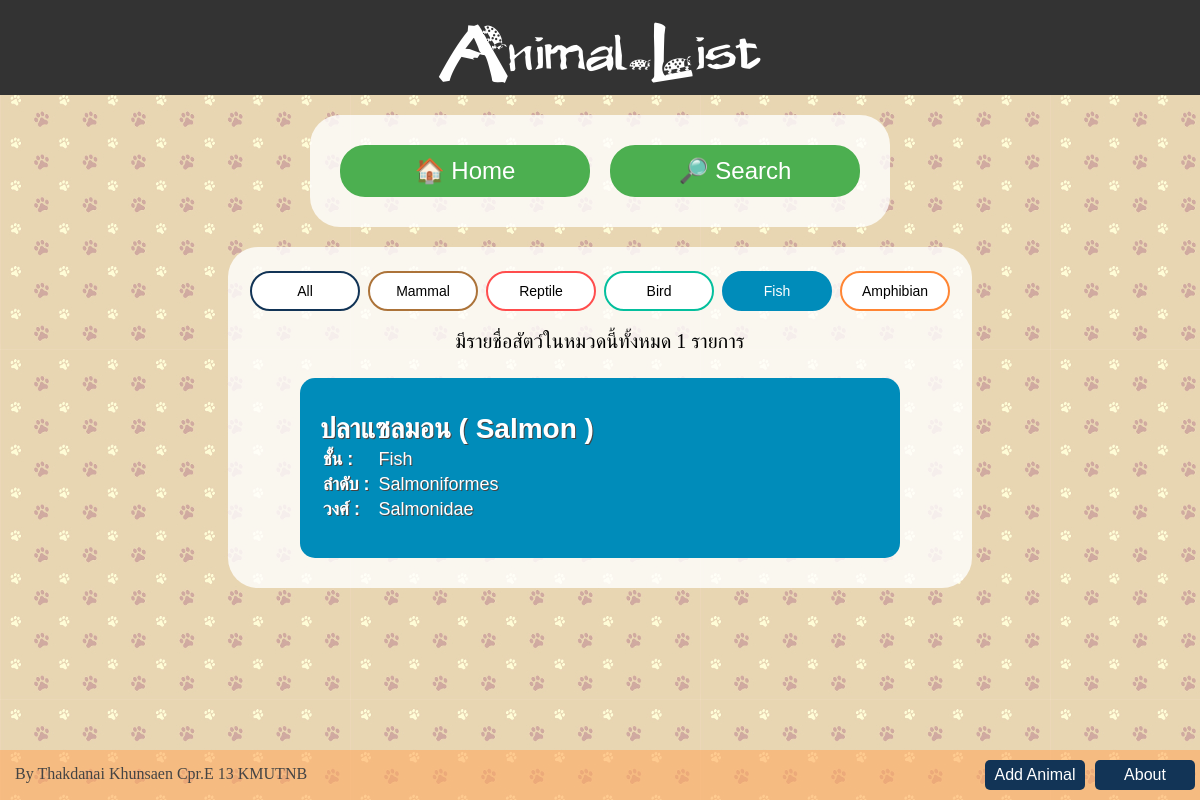
Screenshot of /park/Fish/ with the database file from the repository.
### park/models.py (models this page shows, shortened)
class Animal(models.Model):
    thai_name = models.CharField(max_length=200)
    name = models.CharField(max_length=200)
    class_name = models.CharField(max_length=10,choices=CLASS_CHOICES)
    order = models.CharField(max_length=200)
    family = models.CharField(max_length=200)
    info = models.TextField(null=True, blank=True)
    habitat = models.TextField(null=True, blank=True)
    status = models.CharField(max_length=10,choices=STATUS_CHOICES,null=True, blank=True)
    def url_name(self):
        return self.name.replace(' ', '_')

### park/views.py (the view)
# urls.py: url(r'^(?P<class_name>[A-Za-z]+)/$', views.animal_list, name='animal_list'),
def animal_list(request, class_name):
    all_class = ["All","Mammal","Reptile","Bird","Fish","Amphibian"]
    if(class_name == 'All'):
        animal_list = Animal.objects.filter(status="Published").order_by('thai_name')
    elif(class_name in ('Mammal','Reptile','Bird','Fish','Amphibian')):
        animal_list = Animal.objects.filter(status="Published",class_name=class_name).order_by('thai_name')
    else:
        raise Http404("Question does not exist")
    return render(request, 'park/animal_list.html',{'lists':animal_list,'all_class':all_class,'class_now':class_name})

### park/templates/park/animal_list.html (shortened to what this page needs)
{% extends 'park/base.html' %}
{% load static %}
{% block style_n_script %}
    <link rel="stylesheet" href="{% static '/css/list.css' %}">
{% endblock %}
{% block header %}
<p id="main_page_head">Animal List</p>
{% endblock %}
{% block content %}
    <div class="list_div">
    <a href="{% url 'park:index' %}"><button class="button button_menu">&#127968; Home</button></a>
    <a href="{% url 'park:search' %}"><button class="button button_menu">&#X1F50E; Search</button></a>
    </div>
    <div class="list_div">
    {% for class_name in all_class %}
        <a href="{% url 'park:animal_list' class_name %}">
        {% if class_name == class_now %}
        <button class="button sel_bt_{{ class_name }}">
        {% else %}
        <button class="button button_{{ class_name }}">
        {% endif %}
        {{ class_name }}
        </button></a>
    {% endfor %}
    {% if lists %}
    <div style="font-size:20px;margin:15px">มีรายชื่อสัตว์ในหมวดนี้ทั้งหมด {{ lists.count }} รายการ</div>
        {% for animal in lists %}
            <a href="{% url 'park:animal_data' animal.url_name %}">
            {% if forloop.counter|divisibleby:2 %}
            <button class="block-list list_{{ animal.class_name }}">
            {% else %}
            <button class="block-list list-left list_{{ animal.class_name }}">
            {% endif %}
            <b class="animal_name">{{ animal.thai_name }} ( {{ animal.name }} )</b><br>
            <table>
                <tr><td><b>ชั้น :</b></td><td> &nbsp;{{ animal.class_name }}</td></tr>
                <tr><td><b>ลำดับ :</b></td><td> &nbsp;{{ animal.order }}</td></tr>
                <tr><td><b>วงศ์ :</b></td><td> &nbsp;{{ animal.family }}</td></tr>
            </table>
            </button></a>
        {% endfor %}
    {% else %}
        <div style="font-size:20px;margin:15px">ไม่มีรายชื่อสัตว์ในหมวดนี้.</div>
    {% endif %}
    </div>
{% endblock %}

### park/static/css/main.css (style rules this page uses)
html, body { margin:0; padding:0; height:100%; min-width: 660px; background-image: url('../image/pawbg.jpg'); }
#main_page_head { font-family:main_head_font; text-align:center; font-size:65px; margin:0px; color:white; }
a:link { Text-decoration: none; }

### park/static/css/list.css (style rules this page uses)
.list_div { display: table; margin: 20px auto; text-align: center; padding: 20px; border-radius: 30px; background-color:rgba(255,255,255,0.8); }
.button { font-size: 14px; width: 110px; padding: 10px 15px; margin: 4px 2px; -webkit-transition-duration: 0.4s; transition-duration: 0.4s; border-radius: 25px; cursor: pointer; }
.button_menu { font-size: 24px; width: 250px; padding: 10px 15px; margin: 10px 10px; background-color: #4CAF50; border: 2px solid #4CAF50; color: white; }
.button_All { background-color: white; color: black; border: 2px solid #123456; }
.button_Mammal { background-color: white; color: black; border: 2px solid #ac7339; }
.button_Reptile { background-color: white; color: black; border: 2px solid #ff4d4d; }
.button_Bird { background-color: white; color: black; border: 2px solid #04BF9D; }
.button_Fish:hover, .sel_bt_Fish { background-color: #008CBA; color: white; border: 2px solid #008CBA; }
.button_Amphibian { background-color: white; color: black; border: 2px solid #ff8533; }
.block-list { margin: 10px; padding: 10px 20px 10px 20px; text-align: left; font-size: 18px; border: none; border-radius: 15px; outline: none; cursor: pointer; -webkit-transition-duration: 0.4s; transition-duration: 0.3s; width: 600px; height: 180px; color: white; text-shadow: 1px 1px 0 #444; }
.block-list table { color: white; font-size:18px; text-shadow: 1px 1px 0 #444; }
.list-left { clear: both; }
.animal_name { font-size: 28px; }
.list_Fish { background-color:#008CBA; }

### rows the page displays
Animal: thai_name "ปลาแซลมอน", name "Salmon", class_name "Fish", order "Salmoniformes", family "Salmonidae"

### other values shown
{{ class_name }} "All" "Mammal" "Reptile" "Bird" "Fish" "Amphibian"
{{ lists.count }} "1"
